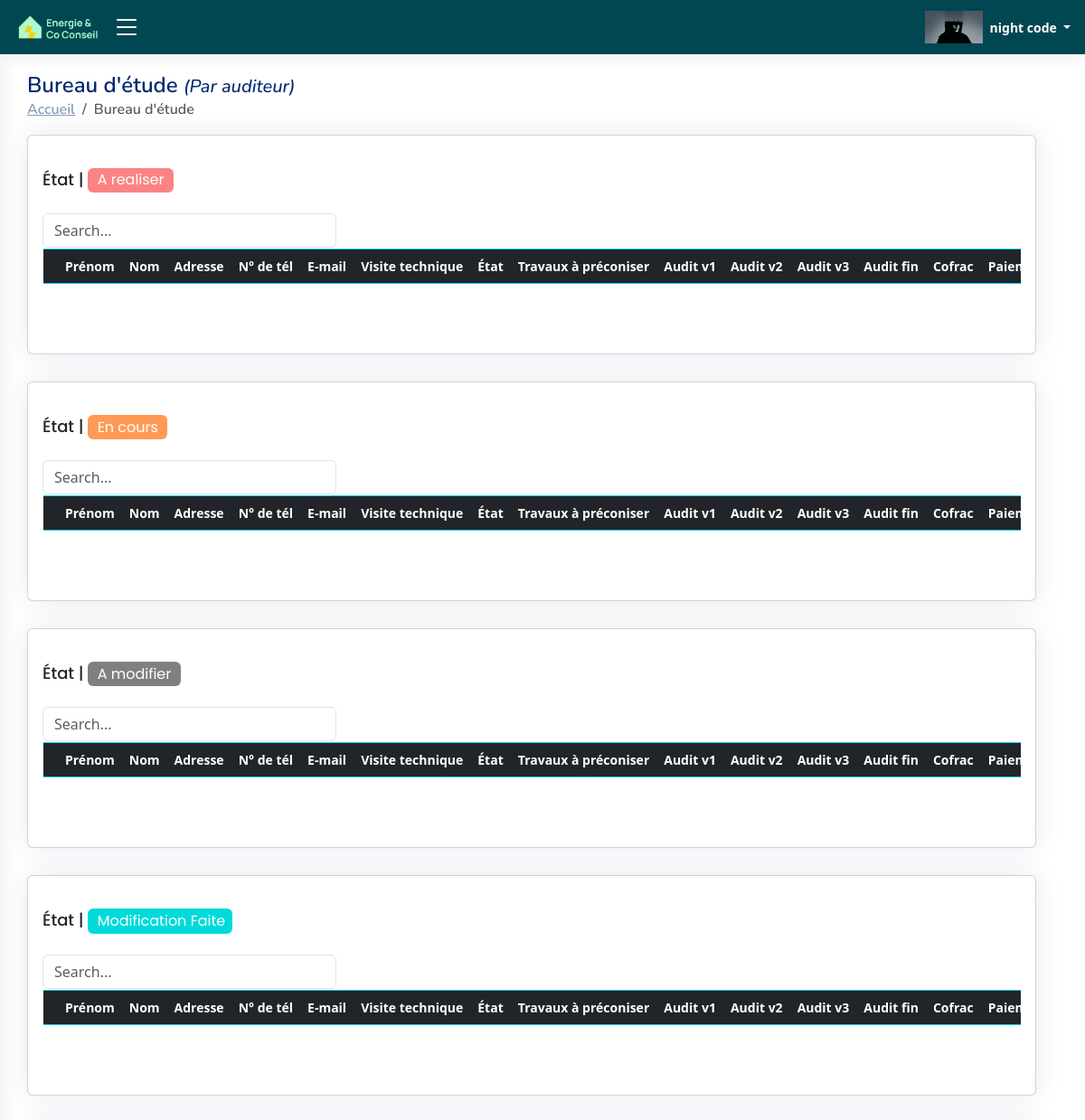
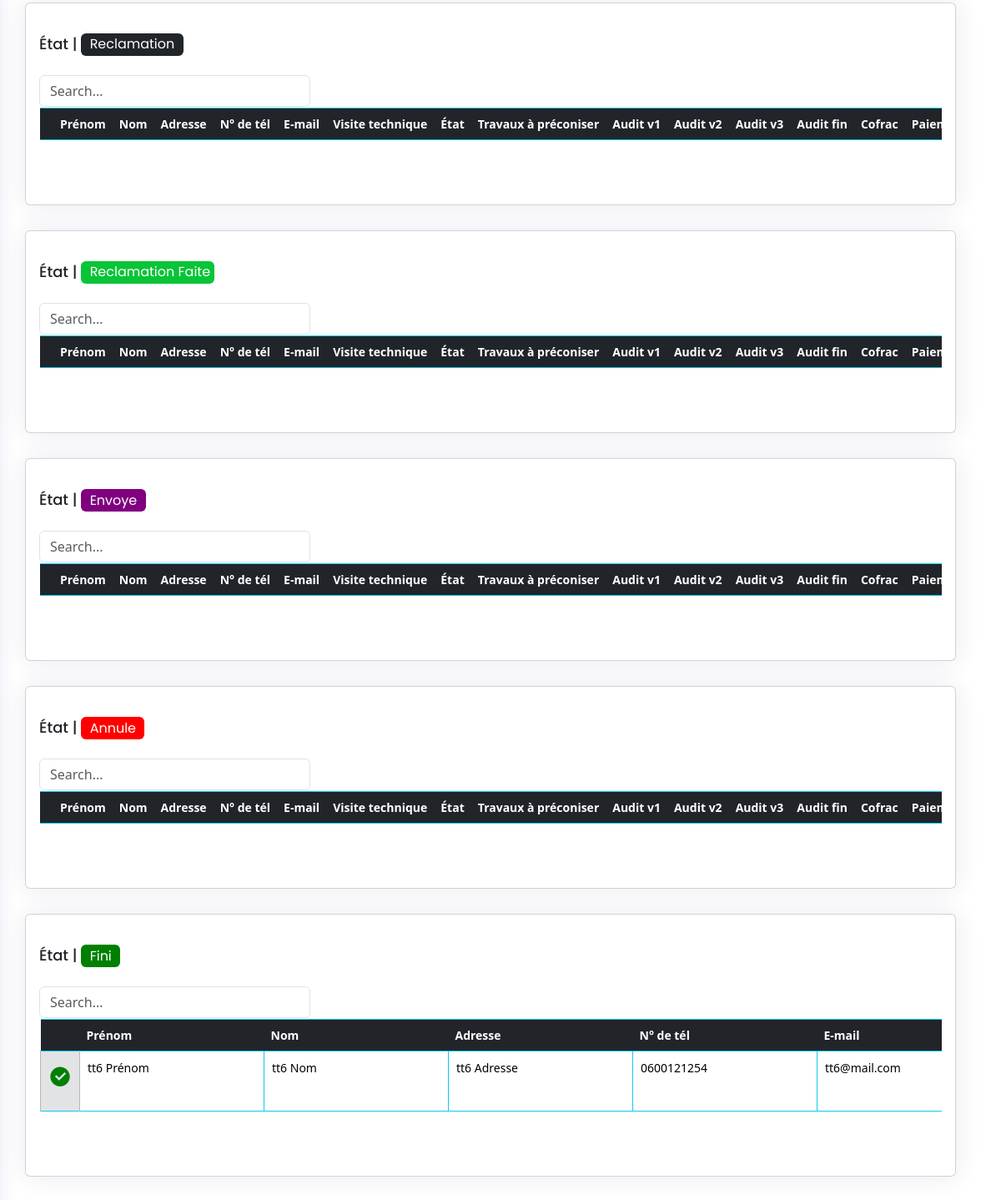
Screenshot of /BE_audit_BY_A/ (signed in) with the database file from the repository (2 pictures, top to bottom).
### ERapp/models.py (models this page shows, shortened)
class USER(AbstractBaseUser, PermissionsMixin):
    email = models.EmailField(unique=True)
    first_name = models.CharField(max_length=30, blank=True, null=True)
    last_name = models.CharField(max_length=30, blank=True, null=True)
    role = models.CharField(max_length=255, blank=True, null=True)
    agent = models.CharField(max_length=30, blank=True, null=True)
    num = models.CharField(max_length=30, blank=True, null=True)
    is_active = models.BooleanField(default=True)
    is_staff = models.BooleanField(default=False)
    is_superuser = models.BooleanField(default=False)
    profile_pic = models.ImageField(blank=True, upload_to='uploads/profilePic',default='uploads/default_user_avatar.png')
    date_joined = models.DateTimeField(default=timezone.now)
    last_login = models.DateTimeField(blank=True, null=True)
    user_id = models.CharField(max_length=255,blank=True, null=True)
    auditeur = models.BooleanField(default=False)
    be = models.BooleanField(default=False)
    ai = models.BooleanField(default=False)
    com_name = models.CharField(max_length=255,blank=True, null=True)
    objects = CustomUserManager()
    USERNAME_FIELD = 'email'
    REQUIRED_FIELDS = ['first_name', 'last_name']

class TableData001(models.Model):
    cell_id = models.CharField(max_length=255,blank=True)
    firstname = models.CharField(max_length=255,blank=True)
    lastname = models.CharField(max_length=255,blank=True)
    address = models.CharField(max_length=255,blank=True)
    email = models.CharField(max_length=255,blank=True)
    num = models.CharField(max_length=255,blank=True)
    precaite = models.CharField(max_length=255,blank=True)
    vt = models.FileField(upload_to='uploads/files',blank=True)
    etat_vt = models.CharField(default="En cours",max_length=255,blank=True)
    etat = models.CharField(default="A realiser",max_length=255,blank=True)
    tp = models.CharField(max_length=255,blank=True)
    auditV1 = models.FileField(upload_to='uploads/files/%Y/%m/%d/',blank=True)
    auditV2 = models.FileField(upload_to='uploads/files/%Y/%m/%d/',blank=True)
    auditV3 = models.FileField(upload_to='uploads/files/%Y/%m/%d/',blank=True)
    cofrac = models.CharField(max_length=255,blank=True)
    paiement = models.BooleanField(default=False)
    auditeur = models.CharField(max_length=255,blank=True)
    agent= models.CharField(max_length=255,blank=True,null=True)
    bureau_d_etude = models.CharField(max_length=255,blank=True,null=True)
    be = models.BooleanField(default=False)
    ai = models.BooleanField(default=False)
    creation_time = models.DateTimeField(auto_now_add=True, blank = True)
    Envoye_time = models.DateTimeField(null=True, blank=True, default=None)
    Envoye_time_checker = models.BooleanField(default=False)
    Envoye_by_user= models.CharField(max_length=255,blank=True,null=True)
    fini_time = models.DateTimeField(null=True, blank=True, default=None)
    fini_time_checker = models.BooleanField(default=False)
    fini_by_user=models.CharField(max_length=255,blank=True,null=True)
    Modification_Faite_time = models.DateTimeField(null=True, blank=True, default=None)
    Modification_Faite_time_checker = models.BooleanField(default=False)
    Modification_Faite_time_checker_2 = models.BooleanField(default=False)
    Modification_Faite_by_user=models.CharField(max_length=255,blank=True,null=True)

### ERapp/views.py (the view)
# urls.py: path('BE_audit_BY_A/',BE_audit_BY_A ,name="BE_audit_BY_A"),
@login_required
def BE_audit_BY_A(request):
    redirect_page="/BE_audit_BY_A/"
    html_page="BE_audit_BY_A.html"
    list=audit_pages(request,redirect_page,html_page)
    return render(request, f"html/{html_page}", list)

### ERapp/templates/html/BE_audit_BY_A.html (shortened to what this page needs)
{% load static %}
{% load l10n %}
{% load humanize %}
<!DOCTYPE html>
<html lang="fr">
<head>
  <link rel="stylesheet" href="https://cdnjs.cloudflare.com/ajax/libs/font-awesome/5.15.3/css/all.min.css">
  <link href="{% static 'css/style.css' %}" rel="stylesheet" type="text/css">
  <link href="{% static 'vendor/bootstrap/css/bootstrap.min.css' %}" rel="stylesheet">
  <link href="{% static 'vendor/bootstrap-icons/bootstrap-icons.css' %}" rel="stylesheet">
  <link href="{% static 'vendor/boxicons/css/boxicons.min.css' %}" rel="stylesheet">
  <link href="{% static 'vendor/quill/quill.snow.css' %}" rel="stylesheet">
  <link href="{% static 'vendor/quill/quill.bubble.css' %}" rel="stylesheet">
  <link href="{% static 'vendor/remixicon/remixicon.css' %}" rel="stylesheet">
  <link href="{% static 'vendor/simple-datatables/style.css' %}" rel="stylesheet">
</head>
<body onload="load()">
  {% if user.is_authenticated  and "auditeur" in user.role  %}
  <header id="header" class="header fixed-top d-flex align-items-center">
    <div class="d-flex align-items-center justify-content-between logo_with_button" >
      <a href="{% url 'main_page' %}"  class="logo d-flex align-items-center">
        <img src="{% static 'image\logo.png' %}" alt="" >
      </a>
      <i class="bi bi-list toggle-sidebar-btn " id="click_side_bar"></i>
    </div>
    <nav class="header-nav ms-auto">
      <ul class="d-flex align-items-center">
        <li class="nav-item dropdown pe-3">
          <a class="nav-link nav-profile d-flex align-items-center pe-0" href="#" data-bs-toggle="dropdown">
            <img src="{{ user.profile_pic.url }}"  alt="Image">
            <span class="d-none d-md-block dropdown-toggle ps-2">{{ user.first_name }} {{ user.last_name }} </span>
          </a>
        </li>
      </ul>
    </nav>
  </header>
  <main id="main" class="main">
    <div class="pagetitle">
      <h1>Bureau d'étude <i class="h5">(Par auditeur)</i></h1>
      <nav>
        <ol class="breadcrumb">
          <li class="breadcrumb-item"><a href="{% url 'main_page' %}">Accueil</a></li>
          <li class="breadcrumb-item active">Bureau d'étude</li>
        </ol>
      </nav>
    </div>
    <section class="section dashboard">
      <div class="row">
            {% for k  in table_index %}
            <div class="row">
              <div class="col-12">
                <div class="card recent-sales">
                  <div class="card-body">
                    <h5 class="card-title">État | <span class="badge" data-badge="{{k.state}}"> {{k.state}}</span> </h5>
                    <input class="form-control" type="text" id="filterInput_{{ k.index }}" placeholder="Search..." style="width:30%;min-width:100px;">
                      <div class="overflow-auto" style="padding:1px;">
                      <form method="post"  enctype="multipart/form-data" id="myForm">
                      <table class="table  table-hover   table-bordered  table-borderless border-info " id="tableDATA_{{k.index}}" cellspacing="0" >
                        <thead class="table-dark border-info">
                          <tr>
                            <th class="fixed-column" ></th>
                            <th onclick="sortTable('tableDATA_{{k.index}}',1)">Prénom</th>
                            <th onclick="sortTable('tableDATA_{{k.index}}',2)" >Nom </th>
                            <th onclick="sortTable('tableDATA_{{k.index}}',3)" >Adresse </th>
                            <th onclick="sortTable('tableDATA_{{k.index}}',4)">N° de tél</th>
                            <th onclick="sortTable('tableDATA_{{k.index}}',5)">E-mail </th>
                            <th colspan=2>Visite technique</th>
                            <th>État</th>
                            <th onclick="sortTable('tableDATA_{{k.index}}',9)" >Travaux à préconiser</th>
                            <th colspan=2>Audit v1</th>
                            <th colspan=2>Audit v2</th>
                            <th colspan=2>Audit v3</th>
                            <th colspan=2>Audit fin</th>
                            <th onclick="sortTable('tableDATA_{{k.index}}',18)">Cofrac</th>
                            <th >Paiement</th>
                          </tr>
                        </thead>
                        <tbody id="myTable_{{k.index}}" >
                          {% for item in data %}
                          {% if item.etat == k.state and item.be == True and Audi in item.auditeur  %}
                            <tr id="tr_{{ item.cell_id }}">
                              <td class="fixed-column table-secondary"><button  class="button_table_data" onclick="submitForm__01('{{item.cell_id}}','1','{{redirect_next_page}}','send_data')" type="button" id="table{{k.index}}_edit_col" name="button_edit_data_on_table" value="{{item.cell_id}}" ><i class="ri-checkbox-circle-fill fa-2x color_green " id="i_for_edit_button"></i></button></td>
                              <td class="td_input_cell" ><input class="input_table_data" type="text" name="table_firstname_{{ item.cell_id }}" id="table{{k.index}}_firstname{{ item.cell_id }}" value="{{ item.firstname }}" ></td>
                              <td class="td_input_cell"><input class="input_table_data" type="text" name="table_lastname_{{ item.cell_id }}" id="table{{k.index}}_lastname{{ item.cell_id }}" value="{{ item.lastname }}"  ></td>
                              <td class="td_input_cell"><input class="input_table_data" type="text" name="table_address_{{ item.cell_id }}" id="table{{k.index}}_address{{ item.cell_id }}" value="{{ item.address }}"  ></td>
                              <td class="td_input_cell"><input class="input_table_data" type="text" name="table_num_{{ item.cell_id }}" id="table{{k.index}}_num{{ item.cell_id }}" value="{{ item.num }}"  ></td>
                              <td class="td_input_cell"><input class="input_table_data" type="text" name="table_email_{{ item.cell_id }}" id="table{{k.index}}_email{{ item.cell_id }}" value="{{ item.email }}"  ></td>
                            </tr>
                        {% endif %}
                          {% endfor %}
                        </tbody>
                      </table>
                  </form>
                </div>
                  </div>
                </div>
              </div>
            </div>
            {% endfor %}
      </div>
    </section>
  </main>
  {% else %}
  <script>
    window.location.href = "{% url 'not_logged_in' %}";
  </script>
  {% endif %}
</body>
</html>

### rows the page displays
USER: profile_pic (picture), first_name "night", last_name "code"
TableData001: firstname "tt6 Prénom", lastname "tt6 Nom", address "tt6 Adresse", num "0600121254", email "tt6@mail.com"

### other values shown
{{ k.state }} "A realiser" "En cours" "A modifier" "Modification Faite" "Reclamation" "Reclamation Faite" "Envoye" "Annule" "Fini"
